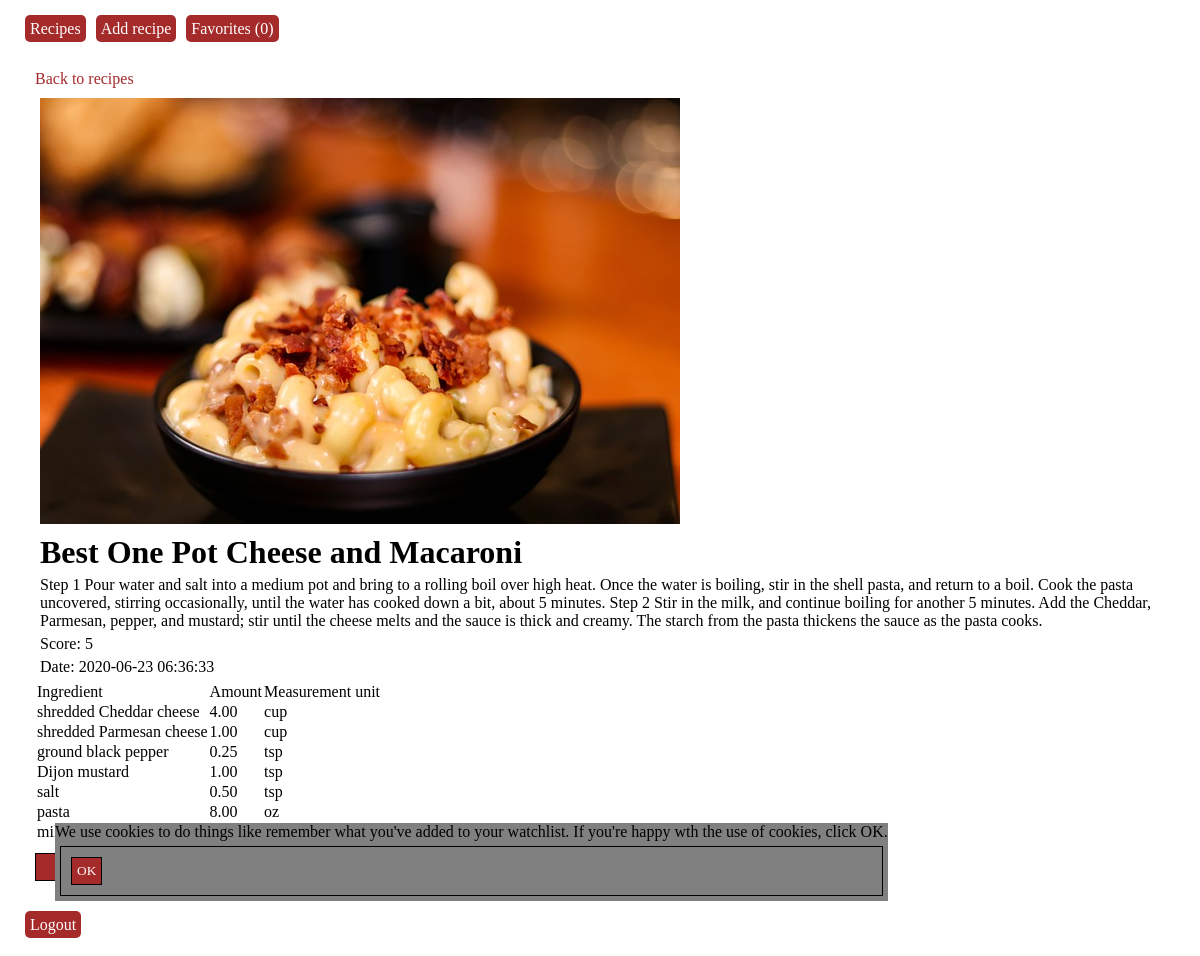
Page /?page=recipes&recipe_nr=2 (signed in) on the committed database.
### tables this page shows
CREATE TABLE `recipes` (
  `recipe_nr` int(10) UNSIGNED NOT NULL,
  `title` varchar(50) NOT NULL,
  `instructions` text NOT NULL,
  `world_cuisine_fk` int(10) UNSIGNED NOT NULL,
  `cooking_style_fk` int(10) UNSIGNED NOT NULL,
  `meal_type_fk` int(10) UNSIGNED NOT NULL,
  `image` varchar(255) NOT NULL,
  `score` tinyint(1) UNSIGNED NOT NULL,
  `date` timestamp NOT NULL DEFAULT current_timestamp() ON UPDATE current_timestamp()
);

CREATE TABLE `ingredient` (
  `ingredient_nr` int(10) UNSIGNED NOT NULL,
  `ingredient_name` varchar(50) NOT NULL
);

CREATE TABLE `recipe_ingredients` (
  `recipe_fk` int(11) NOT NULL,
  `ingredient_fk` int(11) NOT NULL,
  `measurement_fk` int(11) NOT NULL,
  `amount` decimal(10,2) UNSIGNED NOT NULL
);

CREATE TABLE `measurement` (
  `measurement_nr` int(10) UNSIGNED NOT NULL,
  `measurement_name` varchar(10) NOT NULL
);

### ext/recipe_view_details.php (the view, shortened to what this page needs)
<div>
<a href="?page=recipes">Back to recipes</a>
<?php
$db = mysqli_connect("localhost","root","","recipes");
$response = mysqli_query($db, "SELECT *
							from recipes
							JOIN
							recipe_ingredients ON recipe_ingredients.recipe_fk = recipes.recipe_nr
							JOIN
							ingredient ON ingredient.ingredient_nr = recipe_ingredients.ingredient_fk
							JOIN
							measurement ON measurement.measurement_nr = recipe_ingredients.measurement_fk
							where recipe_nr = ".$_GET["recipe_nr"]
							);
$row = mysqli_fetch_array($response);
?>
<div class="">
		<img src="img/<?php echo $row["image"]; ?>" />
        <h1><?php echo $row["title"] ?></h1>
		<p><?php echo $row["instructions"] ?></p>
        <p>Score: <?php echo $row["score"]?></p>
	    <p>Date: <?php echo $row["date"]?></p>
</div>
<?php
	echo "<table>";
	echo "<tr>";
		echo "<td>Ingredient</td>";
		echo "<td>Amount</td>";
		echo "<td>Measurement unit</td>";
	echo "</tr>";
	while($row = mysqli_fetch_array($response))
	{
		echo "<tr>";
		echo "<td>".$row["ingredient_name"]."</td>";
		echo "<td>".$row["amount"]."</td>";
		echo "<td>".$row["measurement_name"]."</td>";
	}
	echo "</table>";
?>
<button>
	<a href='?page=recipes&watch=<?php echo $row["recipe_nr"]; ?>'>Add to favorites</a>
</button>

### css/optik.css (style rules this page uses)
* { font-family: Arial Black; padding: 0px; margin: 5px; }
a, a:visited { color: blue; }
a { color: brown; text-decoration: none; }
form, input, select, button { margin: 5px; padding: 5px; border: 1px solid black; }
input[type=submit], button { background-color: brown; color: white; }

### rows in the picture
recipes: image (picture), title "Best One Pot Cheese and Macaroni", instructions "Step 1 Pour water and salt into a medium pot and bring to a rolling boil over high heat. Once the water is boiling, stir in the shell pasta, and return to a boil. Cook the pasta uncovered, stirring occasionally, until the water has cooked down a bit, about 5 minutes. Step 2 Stir in the milk, and continue boiling for another 5 minutes. Add the Cheddar, Parmesan, pepper, and mustard; stir until the cheese melts and the sauce is thick and creamy. The starch from the pasta thickens the sauce as the pasta cooks.", score "5", date "2020-06-23 06:36:33", ingredient.ingredient_name "shredded Cheddar cheese", recipe_ingredients.amount "4.00", measurement.measurement_name "cup", ingredient.ingredient_name "shredded Parmesan cheese", recipe_ingredients.amount "1.00", ingredient.ingredient_name "ground black pepper", recipe_ingredients.amount "0.25", measurement.measurement_name "tsp", ingredient.ingredient_name "Dijon mustard", ingredient.ingredient_name "salt", recipe_ingredients.amount "0.50", ingredient.ingredient_name "pasta", recipe_ingredients.amount "8.00", measurement.measurement_name "oz", ingredient.ingredient_name "milk"

### other values in the picture
$name "Recipes"
$name "Add recipe"
$name "Favorites (0)"
$name "Logout"
